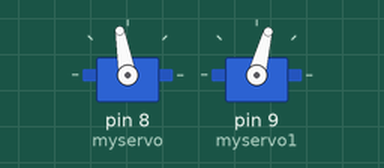
The sketch below on a simulated Arduino Uno, built with avr-gcc and run on an emulated ATmega328P. Parts: 2 × servo.

Above: at 0.1 s.
At 2.1 s:
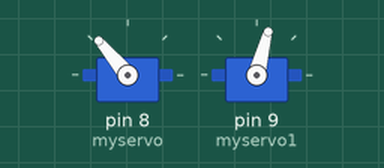
At 21.1 s:
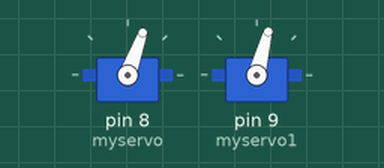
At 41.1 s:
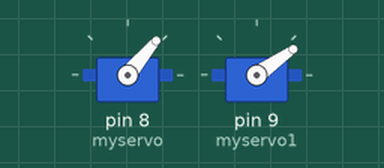
Timing chart, 0 to 42.0 s (numbered marks = the images above):
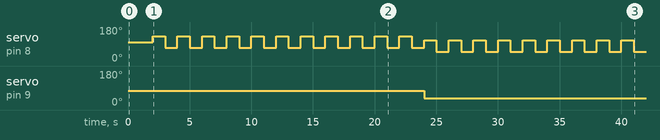

Measured:
- by itself, servo on pin 8 (myservo): 100° → 130° at 2.0 s, → 70° 1.0 s later, → 130° 1.0 s later, → 70° 1.0 s later, … (40 changes in this stretch)
- by itself, servo on pin 9 (myservo1): 75° → 35° at 24.0 s

The sketch:

randofo_robot.ino
```cpp
//
// Code for a 3D Printed Robot
// Learn more at: https://www.instructables.com/id/3D-Printed-Robot/
// This code is in the Public Domain
//


//add the servo library
#include <Servo.h>

//Create two servo instances
Servo myservo;
Servo myservo1;

//Change this numbers until the servos are centered!!!!
//In theory 90 is perfect center, but it is usually higher or lower.
int FrontBalanced = 75;
int BackCentered = 100;

//Variables to compensate for the back center of balance when the front shifts
int backRight = BackCentered - 20;
int backLeft = BackCentered + 20;


//Setup initial conditions of the Servos and wait 2 seconds
void setup()
{
  myservo.attach(8);
  myservo1.attach(9);
  myservo1.write(FrontBalanced);
  myservo.write(BackCentered);
  delay(2000);
}


void loop()
{

  //Walk straight
  goStraight();
  for(int walk = 10 ; walk >= 0; walk -=1) {
     walkOn();
  }

  //Turn right
  goRight();
  for(int walk = 10 ; walk >= 0; walk -=1) {
     walkOn();
  }


  //Walk straight
  goStraight();
  for(int walk = 10 ; walk >= 0; walk -=1) {
     walkOn();
  }

  //Turn left
  goLeft();
  for(int walk = 10 ; walk >= 0; walk -=1) {
     walkOn();
  }

}


//Walking function
void walkOn(){
    myservo.write(BackCentered + 30);
    delay(1000);
    myservo.write(BackCentered - 30);
    delay(1000);
}


//Turn left function
void goLeft(){
  BackCentered = backLeft;
  myservo1.write(FrontBalanced + 40);
}


//Turn right function
void goRight(){
  BackCentered = backRight;
  myservo1.write(FrontBalanced - 40);
}


//Go straight function
void goStraight(){
  BackCentered = 100;
  myservo1.write(FrontBalanced);
}
```
